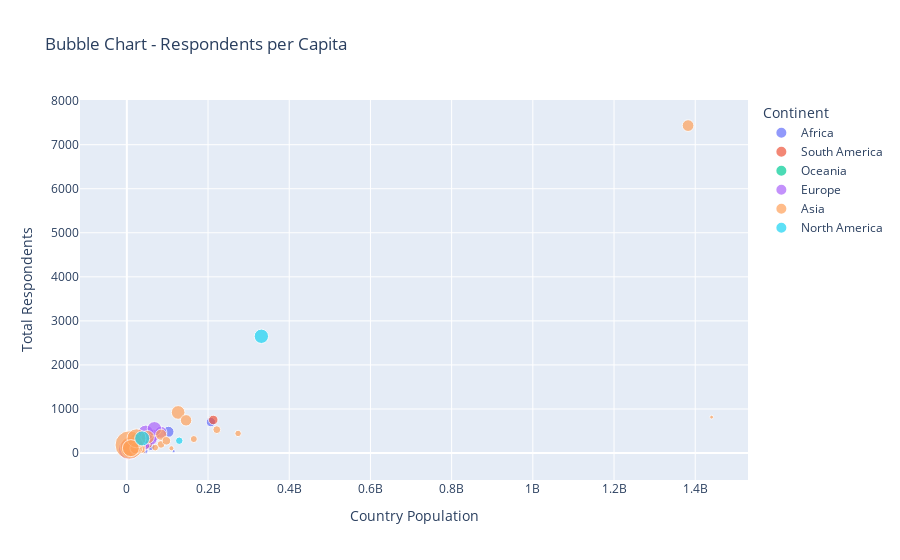

Notebook source saved alongside this figure:
### Markdown cell above
The Respondent per Capita metric was made by dividing the total number of respondents by the country’s population, taken from a dataset available in Kaggle. This award was created to give merit to areas which have a high enthusiasm for data! This metric also avoids bias to countries which have a large population. 

According to Analytics Insight, the demand for data science professionals in countries such as the United States, China, United Kingdom, Sweden, and India is significant. This award will help explore these countries and continents to provide a better understanding of the supply of data science skills worldwide. 

The Bubble Chart below represents the number of respondents per capita, for each country. Like every plot, this is interactive which means that you can zoom in and hover your mouse to find out more details! The colour of each bubble represents the continent it belongs to. And the larger the size of bubble, shows the larger the respondents’ per capita value is.

### Code cell
# Bubble Chart - Respondents per Capita
fig = px.scatter(country_data, x="Country_Population", y="Total_Respondents",
         size="Respondents_per_Capita", color="Continent", title = "Bubble Chart - Respondents per Capita",
                 hover_name="Country", labels={ "Country_Population": "Country Population", "Total_Respondents": "Total Respondents",
                     "Respondents_per_Capita": "Respondents per Capita", "Respondents_per_Capita":"Respondents per Capita"})
fig.show()

### Figure 1 — Plotly figure (JSON) as saved in the notebook; plotly's stock layout.template omitted (floating-point values rounded to 4 significant figures)
{"data": [{"hovertemplate": "<b>%{hovertext}</b><br><br>Continent=Africa<br>Country Population=%{x}<br>Total Respondents=%{y}<br>Respondents per Capita=%{marker.size}<extra></extra>", "hovertext": ["Algeria", "Egypt", "Ethiopia", "Ghana", "Kenya", "Morocco", "Nigeria", "South Africa", "Tunisia", "Uganda"], "legendgroup": "Africa", "marker": {"color": "#636efa", "size": [1e-06, 4.695e-06, 3.725e-07, 3.175e-06, 4.595e-06, 3.785e-06, 3.392e-06, 2.456e-06, 9.206e-06, 1.022e-06], "sizemode": "area", "sizeref": 7.767e-08, "symbol": "circle"}, "mode": "markers", "name": "Africa", "orientation": "v", "showlegend": true, "type": "scatter", "x": [43984569, 102659126, 115434444, 31181428, 53968739, 36985624, 206984347, 59436725, 11839918, 45974931], "xaxis": "x", "y": [44, 482, 43, 99, 248, 140, 702, 146, 109, 47], "yaxis": "y"}, {"hovertemplate": "<b>%{hovertext}</b><br><br>Continent=South America<br>Country Population=%{x}<br>Total Respondents=%{y}<br>Respondents per Capita=%{marker.size}<extra></extra>", "hovertext": ["Argentina", "Brazil", "Chile", "Colombia", "Ecuador", "Peru"], "legendgroup": "South America", "marker": {"color": "#EF553B", "size": [4.021e-06, 3.529e-06, 5.328e-06, 4.414e-06, 2.827e-06, 3.54e-06], "sizemode": "area", "sizeref": 7.767e-08, "symbol": "circle"}, "mode": "markers", "name": "South America", "orientation": "v", "showlegend": true, "type": "scatter", "x": [45267449, 212821986, 19144605, 50976248, 17688599, 33050211], "xaxis": "x", "y": [182, 751, 102, 225, 50, 117], "yaxis": "y"}, {"hovertemplate": "<b>%{hovertext}</b><br><br>Continent=Oceania<br>Country Population=%{x}<br>Total Respondents=%{y}<br>Respondents per Capita=%{marker.size}<extra></extra>", "hovertext": ["Australia"], "legendgroup": "Oceania", "marker": {"color": "#00cc96", "size": [1.033e-05], "sizemode": "area", "sizeref": 7.767e-08, "symbol": "circle"}, "mode": "markers", "name": "Oceania", "orientation": "v", "showlegend": true, "type": "scatter", "x": [25550683], "xaxis": "x", "y": [264], "yaxis": "y"}, {"hovertemplate": "<b>%{hovertext}</b><br><br>Continent=Europe<br>Country Population=%{x}<br>Total Respondents=%{y}<br>Respondents per Capita=%{marker.size}<extra></extra>", "hovertext": ["Austria", "Belarus", "Belgium", "Czech Republic", "Denmark", "France", "Germany", "Greece", "Ireland", "Italy", "Netherlands", "Norway", "Poland", "Portugal", "Romania", "Spain", "Sweden", "Switzerland", "Ukraine", "United Kingdom of Great Britain and Northern Ireland"], "legendgroup": "Europe", "marker": {"color": "#ab63fa", "size": [5.657e-06, 5.398e-06, 5.604e-06, 5.881e-06, 8.282e-06, 6.141e-06, 5.607e-06, 9.795e-06, 1.698e-05, 5.145e-06, 8.926e-06, 8.289e-06, 5.788e-06, 1.168e-05, 3.175e-06, 9.71e-06, 8.012e-06, 8.193e-06, 4.258e-06, 8.094e-06], "sizemode": "area", "sizeref": 7.767e-08, "symbol": "circle"}, "mode": "markers", "name": "Europe", "orientation": "v", "showlegend": true, "type": "scatter", "x": [9015361, 9448772, 11598451, 10712481, 5795780, 65298930, 83830972, 10413936, 4947267, 60446035, 17141544, 5428594, 37839255, 10191409, 19214608, 46757980, 10110233, 8665615, 43686577, 67948282], "xaxis": "x", "y": [51, 51, 65, 63, 48, 401, 470, 102, 84, 311, 153, 45, 219, 119, 61, 454, 81, 71, 186, 550], "yaxis": "y"}, {"hovertemplate": "<b>%{hovertext}</b><br><br>Continent=Asia<br>Country Population=%{x}<br>Total Respondents=%{y}<br>Respondents per Capita=%{marker.size}<extra></extra>", "hovertext": ["Bangladesh", "China", "Hong Kong (S.A.R.)", "India", "Indonesia", "Iran, Islamic Republic of...", "Iraq", "Israel", "Japan", "Kazakhstan", "Malaysia", "Nepal", "Pakistan", "Philippines", "Russia", "Saudi Arabia", "Singapore", "South Korea", "Sri Lanka", "Taiwan", "Thailand", "Turkey", "United Arab Emirates", "Viet Nam"], "legendgroup": "Asia", "marker": {"color": "#FFA15A", "size": [1.922e-06, 5.652e-07, 1.052e-05, 5.378e-06, 1.62e-06, 2.317e-06, 1.065e-06, 1.59e-05, 7.286e-06, 2.392e-06, 4.809e-06, 2.566e-06, 2.392e-06, 9.833e-07, 5.084e-06, 2.55e-06, 3.107e-05, 7.001e-06, 4.947e-06, 1.402e-05, 1.761e-06, 4.923e-06, 1.12e-05, 2.841e-06], "sizemode": "area", "sizeref": 7.767e-08, "symbol": "circle"}, "mode": "markers", "name": "Asia", "orientation": "v", "showlegend": true, "type": "scatter", "x": [164972348, 1440297825, 7507523, 1382345085, 274021604, 84176929, 40372771, 8678517, 126407422, 18815231, 32436963, 29225196, 221612785, 109830324, 145945524, 34905942, 5858322, 51276977, 21428970, 23824369, 69830779, 84495243, 9910892, 97490013], "xaxis": "x", "y": [317, 814, 79, 7434, 444, 195, 43, 138, 921, 45, 156, 75, 530, 108, 742, 89, 182, 359, 106, 334, 123, 416, 111, 277], "yaxis": "y"}, {"hovertemplate": "<b>%{hovertext}</b><br><br>Continent=North America<br>Country Population=%{x}<br>Total Respondents=%{y}<br>Respondents per Capita=%{marker.size}<extra></extra>", "hovertext": ["Canada", "Mexico", "United States of America"], "legendgroup": "North America", "marker": {"color": "#19d3f3", "size": [8.757e-06, 2.16e-06, 7.998e-06], "sizemode": "area", "sizeref": 7.767e-08, "symbol": "circle"}, "mode": "markers", "name": "North America", "orientation": "v", "showlegend": true, "type": "scatter", "x": [37799407, 129166028, 331341050], "xaxis": "x", "y": [331, 279, 2650], "yaxis": "y"}], "layout": {"legend": {"itemsizing": "constant", "title": {"text": "Continent"}, "tracegroupgap": 0}, "title": {"text": "Bubble Chart - Respondents per Capita"}, "xaxis": {"anchor": "y", "domain": [0, 1], "title": {"text": "Country Population"}}, "yaxis": {"anchor": "x", "domain": [0, 1], "title": {"text": "Total Respondents"}}}}
